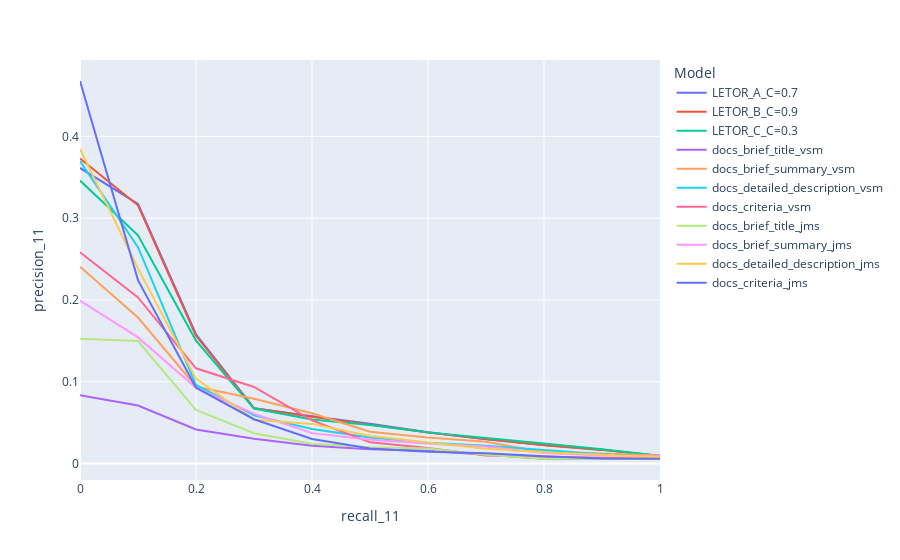

The code cell stored with this chart in its notebook:
### Code cell
fig = px.line(records_comparison, x="recall_11", y="precision_11", color='Model')
fig.show()

### Figure 1 — Plotly figure (JSON) as saved in the notebook; plotly's stock layout.template omitted (floating-point values rounded to 4 significant figures)
{"data": [{"hovertemplate": "Model=LETOR_A_C=0.7<br>recall_11=%{x}<br>precision_11=%{y}<extra></extra>", "legendgroup": "LETOR_A_C=0.7", "line": {"color": "#636efa", "dash": "solid"}, "marker": {"symbol": "circle"}, "mode": "lines", "name": "LETOR_A_C=0.7", "orientation": "v", "showlegend": true, "type": "scatter", "x": [0, 0.1, 0.2, 0.3, 0.4, 0.5, 0.6, 0.7, 0.8, 0.9, 1], "xaxis": "x", "y": [0.3613, 0.3174, 0.158, 0.06762, 0.05766, 0.04863, 0.03818, 0.0297, 0.02257, 0.0167, 0.009173], "yaxis": "y"}, {"hovertemplate": "Model=LETOR_B_C=0.9<br>recall_11=%{x}<br>precision_11=%{y}<extra></extra>", "legendgroup": "LETOR_B_C=0.9", "line": {"color": "#EF553B", "dash": "solid"}, "marker": {"symbol": "circle"}, "mode": "lines", "name": "LETOR_B_C=0.9", "orientation": "v", "showlegend": true, "type": "scatter", "x": [0, 0.1, 0.2, 0.3, 0.4, 0.5, 0.6, 0.7, 0.8, 0.9, 1], "xaxis": "x", "y": [0.3729, 0.3156, 0.1561, 0.06744, 0.05698, 0.0474, 0.03777, 0.02993, 0.02224, 0.01657, 0.009127], "yaxis": "y"}, {"hovertemplate": "Model=LETOR_C_C=0.3<br>recall_11=%{x}<br>precision_11=%{y}<extra></extra>", "legendgroup": "LETOR_C_C=0.3", "line": {"color": "#00cc96", "dash": "solid"}, "marker": {"symbol": "circle"}, "mode": "lines", "name": "LETOR_C_C=0.3", "orientation": "v", "showlegend": true, "type": "scatter", "x": [0, 0.1, 0.2, 0.3, 0.4, 0.5, 0.6, 0.7, 0.8, 0.9, 1], "xaxis": "x", "y": [0.346, 0.279, 0.1503, 0.06707, 0.05386, 0.04696, 0.03797, 0.0315, 0.02433, 0.01738, 0.009223], "yaxis": "y"}, {"hovertemplate": "Model=docs_brief_title_vsm<br>recall_11=%{x}<br>precision_11=%{y}<extra></extra>", "legendgroup": "docs_brief_title_vsm", "line": {"color": "#ab63fa", "dash": "solid"}, "marker": {"symbol": "circle"}, "mode": "lines", "name": "docs_brief_title_vsm", "orientation": "v", "showlegend": true, "type": "scatter", "x": [0, 0.1, 0.2, 0.3, 0.4, 0.5, 0.6, 0.7, 0.8, 0.9, 1], "xaxis": "x", "y": [0.08334, 0.07076, 0.04151, 0.03028, 0.0215, 0.01748, 0.01543, 0.01033, 0.005673, 0.005532, 0.005452], "yaxis": "y"}, {"hovertemplate": "Model=docs_brief_summary_vsm<br>recall_11=%{x}<br>precision_11=%{y}<extra></extra>", "legendgroup": "docs_brief_summary_vsm", "line": {"color": "#FFA15A", "dash": "solid"}, "marker": {"symbol": "circle"}, "mode": "lines", "name": "docs_brief_summary_vsm", "orientation": "v", "showlegend": true, "type": "scatter", "x": [0, 0.1, 0.2, 0.3, 0.4, 0.5, 0.6, 0.7, 0.8, 0.9, 1], "xaxis": "x", "y": [0.2406, 0.1784, 0.09411, 0.07921, 0.06134, 0.03865, 0.03171, 0.02641, 0.01367, 0.01215, 0.009556], "yaxis": "y"}, {"hovertemplate": "Model=docs_detailed_description_vsm<br>recall_11=%{x}<br>precision_11=%{y}<extra></extra>", "legendgroup": "docs_detailed_description_vsm", "line": {"color": "#19d3f3", "dash": "solid"}, "marker": {"symbol": "circle"}, "mode": "lines", "name": "docs_detailed_description_vsm", "orientation": "v", "showlegend": true, "type": "scatter", "x": [0, 0.1, 0.2, 0.3, 0.4, 0.5, 0.6, 0.7, 0.8, 0.9, 1], "xaxis": "x", "y": [0.3697, 0.2644, 0.09596, 0.05876, 0.04205, 0.03173, 0.0254, 0.02153, 0.01652, 0.01133, 0.007142], "yaxis": "y"}, {"hovertemplate": "Model=docs_criteria_vsm<br>recall_11=%{x}<br>precision_11=%{y}<extra></extra>", "legendgroup": "docs_criteria_vsm", "line": {"color": "#FF6692", "dash": "solid"}, "marker": {"symbol": "circle"}, "mode": "lines", "name": "docs_criteria_vsm", "orientation": "v", "showlegend": true, "type": "scatter", "x": [0, 0.1, 0.2, 0.3, 0.4, 0.5, 0.6, 0.7, 0.8, 0.9, 1], "xaxis": "x", "y": [0.2583, 0.2031, 0.1163, 0.09354, 0.05257, 0.02587, 0.01878, 0.009795, 0.008156, 0.007091, 0.00557], "yaxis": "y"}, {"hovertemplate": "Model=docs_brief_title_jms<br>recall_11=%{x}<br>precision_11=%{y}<extra></extra>", "legendgroup": "docs_brief_title_jms", "line": {"color": "#B6E880", "dash": "solid"}, "marker": {"symbol": "circle"}, "mode": "lines", "name": "docs_brief_title_jms", "orientation": "v", "showlegend": true, "type": "scatter", "x": [0, 0.1, 0.2, 0.3, 0.4, 0.5, 0.6, 0.7, 0.8, 0.9, 1], "xaxis": "x", "y": [0.1524, 0.1496, 0.06551, 0.0369, 0.02399, 0.01977, 0.01817, 0.01058, 0.005795, 0.005596, 0.00541], "yaxis": "y"}, {"hovertemplate": "Model=docs_brief_summary_jms<br>recall_11=%{x}<br>precision_11=%{y}<extra></extra>", "legendgroup": "docs_brief_summary_jms", "line": {"color": "#FF97FF", "dash": "solid"}, "marker": {"symbol": "circle"}, "mode": "lines", "name": "docs_brief_summary_jms", "orientation": "v", "showlegend": true, "type": "scatter", "x": [0, 0.1, 0.2, 0.3, 0.4, 0.5, 0.6, 0.7, 0.8, 0.9, 1], "xaxis": "x", "y": [0.1991, 0.1541, 0.09252, 0.06077, 0.03704, 0.02883, 0.02425, 0.02072, 0.01278, 0.009673, 0.008867], "yaxis": "y"}, {"hovertemplate": "Model=docs_detailed_description_jms<br>recall_11=%{x}<br>precision_11=%{y}<extra></extra>", "legendgroup": "docs_detailed_description_jms", "line": {"color": "#FECB52", "dash": "solid"}, "marker": {"symbol": "circle"}, "mode": "lines", "name": "docs_detailed_description_jms", "orientation": "v", "showlegend": true, "type": "scatter", "x": [0, 0.1, 0.2, 0.3, 0.4, 0.5, 0.6, 0.7, 0.8, 0.9, 1], "xaxis": "x", "y": [0.3846, 0.2383, 0.1036, 0.05338, 0.04836, 0.03352, 0.02556, 0.01793, 0.01366, 0.01027, 0.007559], "yaxis": "y"}, {"hovertemplate": "Model=docs_criteria_jms<br>recall_11=%{x}<br>precision_11=%{y}<extra></extra>", "legendgroup": "docs_criteria_jms", "line": {"color": "#636efa", "dash": "solid"}, "marker": {"symbol": "circle"}, "mode": "lines", "name": "docs_criteria_jms", "orientation": "v", "showlegend": true, "type": "scatter", "x": [0, 0.1, 0.2, 0.3, 0.4, 0.5, 0.6, 0.7, 0.8, 0.9, 1], "xaxis": "x", "y": [0.4677, 0.2242, 0.09255, 0.05402, 0.0299, 0.01818, 0.01421, 0.01256, 0.008916, 0.005933, 0.005783], "yaxis": "y"}], "layout": {"legend": {"title": {"text": "Model"}, "tracegroupgap": 0}, "margin": {"t": 60}, "xaxis": {"anchor": "y", "domain": [0, 1], "title": {"text": "recall_11"}}, "yaxis": {"anchor": "x", "domain": [0, 1], "title": {"text": "precision_11"}}}}
